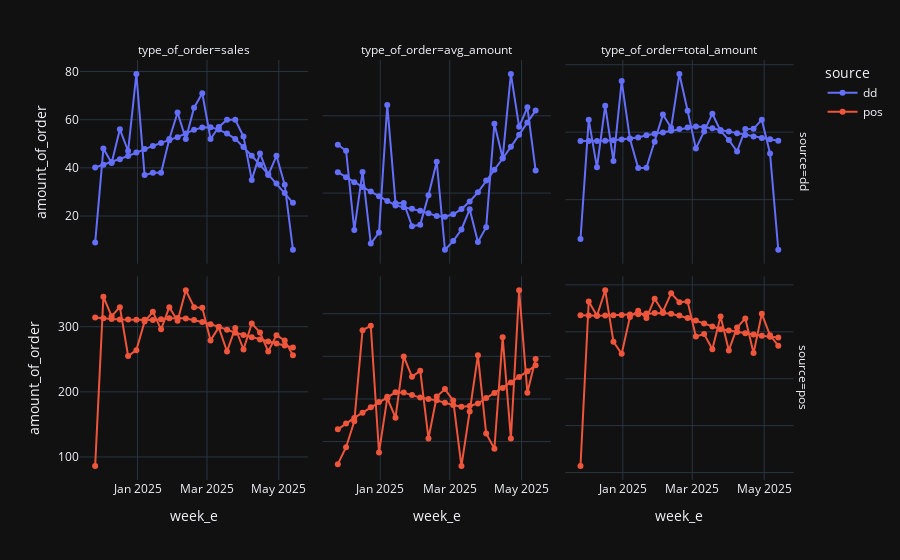

This figure's notebook cell:
### Code cell
fig = px.scatter(weekly_melt, x= 'week_e', y= 'amount_of_order', color = 'source', facet_col='type_of_order', facet_row = 'source', trendline = 'lowess')
fig.update_traces(mode = 'lines+markers')
fig.update_yaxes(matches = None)
fig.show()
